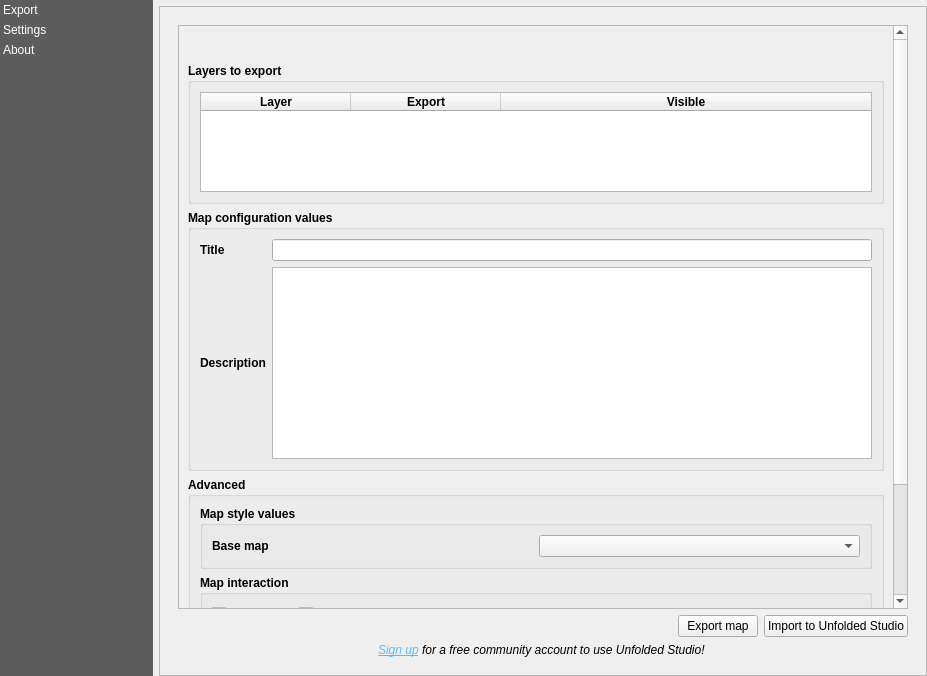
<?xml version="1.0" encoding="UTF-8"?>
<ui version="4.0">
 <class>main_dialog</class>
 <widget class="QDialog" name="main_dialog">
  <property name="windowModality">
   <enum>Qt::WindowModal</enum>
  </property>
  <property name="geometry">
   <rect>
     <x>0</x>
     <y>0</y>
     <width>927</width>
     <height>676</height>
   </rect>
  </property>
  <property name="windowTitle">
   <string>Unfolded</string>
  </property>
  <layout class="QHBoxLayout" name="horizontalLayout">
   <property name="leftMargin">
    <number>0</number>
   </property>
   <property name="topMargin">
    <number>0</number>
   </property>
   <property name="rightMargin">
    <number>0</number>
   </property>
   <property name="bottomMargin">
    <number>0</number>
   </property>
   <item>
    <widget class="QListWidget" name="menu_widget">
     <property name="sizePolicy">
      <sizepolicy hsizetype="Minimum" vsizetype="Expanding">
       <horstretch>0</horstretch>
       <verstretch>0</verstretch>
      </sizepolicy>
     </property>
     <property name="minimumSize">
      <size>
       <width>100</width>
       <height>200</height>
      </size>
     </property>
     <property name="maximumSize">
      <size>
       <width>153</width>
       <height>16777215</height>
      </size>
     </property>
     <property name="styleSheet">
      <string notr="true">QListWidget{
       background-color: rgb(69, 69, 69, 220);
       outline: 0;
       }
       QListWidget::item {
       color: white;
       padding: 3px;
       }
       QListWidget::item::selected {
       color: black;
       background-color:palette(Window);
       padding-right: 0px;
       }
      </string>
     </property>
     <property name="frameShape">
      <enum>QFrame::Box</enum>
     </property>
     <property name="lineWidth">
      <number>0</number>
     </property>
     <property name="iconSize">
      <size>
        <width>32</width>
        <height>32</height>
      </size>
     </property>
      <property name="uniformItemSizes">
        <bool>true</bool>
      </property>
      <property name="currentRow">
        <number>-1</number>
      </property>
      <item>
        <property name="text">
          <string>Export</string>
        </property>
      </item>
      <item>
        <property name="text">
          <string>Settings</string>
        </property>
      </item>
      <item>
        <property name="text">
          <string>About</string>
        </property>
      </item>
    </widget>
   </item>
    <item>
      <layout class="QVBoxLayout" name="verticalLayout">
        <item>
          <widget class="QgsMessageBar" name="message_bar">
            <property name="frameShape">
              <enum>QFrame::StyledPanel</enum>
            </property>
            <property name="frameShadow">
              <enum>QFrame::Raised</enum>
            </property>
          </widget>
        </item>
        <item>
          <widget class="QScrollArea" name="scrollArea">
            <property name="verticalScrollBarPolicy">
              <enum>Qt::ScrollBarAlwaysOff</enum>
            </property>
            <property name="widgetResizable">
              <bool>true</bool>
            </property>
            <widget class="QWidget" name="area_contents">
              <property name="geometry">
                <rect>
                  <x>0</x>
                  <y>0</y>
                  <width>764</width>
                  <height>666</height>
                </rect>
              </property>
              <property name="minimumSize">
                <size>
                  <width>760</width>
                  <height>0</height>
                </size>
              </property>
              <layout class="QVBoxLayout" name="verticalLayout_16">
                <item>
                  <widget class="QStackedWidget" name="stacked_widget">
                    <property name="currentIndex">
                      <number>0</number>
                    </property>
                    <widget class="QWidget" name="exporter">
                      <layout class="QVBoxLayout" name="verticalLayout_11">
                        <item>
                          <widget class="QScrollArea" name="scrollArea_2">
                            <property name="widgetResizable">
                              <bool>true</bool>
                            </property>
                            <widget class="QWidget" name="scrollAreaWidgetContents">
                              <property name="geometry">
                                <rect>
                                  <x>0</x>
                                  <y>0</y>
                                  <width>726</width>
                                  <height>572</height>
                                </rect>
                              </property>
                              <layout class="QVBoxLayout" name="verticalLayout_2">
                                <item>
                                  <layout class="QHBoxLayout" name="horizontalLayout_5">
                                    <item>
                                      <spacer name="horizontalSpacer_3">
                                        <property name="orientation">
                                          <enum>Qt::Horizontal</enum>
                                        </property>
                                        <property name="sizeHint" stdset="0">
                                          <size>
                                            <width>40</width>
                                            <height>20</height>
                                          </size>
                                        </property>
                                      </spacer>
                                    </item>
                                    <item>
                                      <widget class="QPushButton" name="btn_refresh">
                                        <property name="maximumSize">
                                          <size>
                                            <width>25</width>
                                            <height>25</height>
                                          </size>
                                        </property>
                                        <property name="toolTip">
                                          <string>Load Snapshot configuration from project...</string>
                                        </property>
                                        <property name="text">
                                          <string/>
                                        </property>
                     <property name="flat">
                      <bool>true</bool>
                     </property>
                    </widget>
                   </item>
                  </layout>
                 </item>
                 <item>
                  <widget class="QGroupBox" name="groupBox_6">
                   <property name="font">
                    <font>
                     <weight>75</weight>
                     <bold>true</bold>
                    </font>
                   </property>
                   <property name="title">
                    <string>Layers to export</string>
                   </property>
                   <layout class="QVBoxLayout" name="verticalLayout_13">
                    <item>
                     <widget class="QTableWidget" name="tw_layers">
                      <property name="minimumSize">
                       <size>
                        <width>0</width>
                        <height>100</height>
                       </size>
                      </property>
                      <property name="editTriggers">
                       <set>QAbstractItemView::NoEditTriggers</set>
                      </property>
                      <property name="selectionMode">
                       <enum>QAbstractItemView::NoSelection</enum>
                      </property>
                      <attribute name="horizontalHeaderCascadingSectionResizes">
                       <bool>false</bool>
                      </attribute>
                      <attribute name="horizontalHeaderMinimumSectionSize">
                       <number>100</number>
                      </attribute>
                      <attribute name="horizontalHeaderDefaultSectionSize">
                       <number>150</number>
                      </attribute>
                      <attribute name="horizontalHeaderShowSortIndicator" stdset="0">
                       <bool>false</bool>
                      </attribute>
                      <attribute name="horizontalHeaderStretchLastSection">
                       <bool>true</bool>
                      </attribute>
                      <attribute name="verticalHeaderDefaultSectionSize">
                       <number>30</number>
                      </attribute>
                      <column>
                       <property name="text">
                        <string>Layer</string>
                       </property>
                      </column>
                      <column>
                       <property name="text">
                        <string>Export</string>
                       </property>
                      </column>
                      <column>
                       <property name="text">
                        <string>Visible</string>
                       </property>
                      </column>
                     </widget>
                    </item>
                   </layout>
                  </widget>
                 </item>
                 <item>
                  <widget class="QgsCollapsibleGroupBox" name="gb_">
                   <property name="enabled">
                    <bool>true</bool>
                   </property>
                   <property name="sizePolicy">
                    <sizepolicy hsizetype="Preferred" vsizetype="Fixed">
                     <horstretch>0</horstretch>
                     <verstretch>0</verstretch>
                    </sizepolicy>
                   </property>
                   <property name="font">
                    <font>
                     <weight>75</weight>
                     <bold>true</bold>
                    </font>
                   </property>
                   <property name="title">
                    <string>Map configuration values</string>
                   </property>
                   <property name="flat">
                    <bool>true</bool>
                   </property>
                   <property name="collapsed">
                    <bool>false</bool>
                   </property>
                   <property name="scrollOnExpand">
                    <bool>true</bool>
                   </property>
                   <layout class="QGridLayout" name="gridLayout_8">
                    <item row="3" column="0">
                     <widget class="QLabel" name="label_14">
                      <property name="sizePolicy">
                       <sizepolicy hsizetype="Preferred" vsizetype="Fixed">
                        <horstretch>0</horstretch>
                        <verstretch>0</verstretch>
                       </sizepolicy>
                      </property>
                      <property name="font">
                       <font>
                        <weight>75</weight>
                        <bold>true</bold>
                       </font>
                      </property>
                      <property name="text">
                       <string>Description</string>
                      </property>
                     </widget>
                    </item>
                    <item row="2" column="2">
                     <widget class="QLineEdit" name="input_title"/>
                    </item>
                    <item row="2" column="0">
                     <widget class="QLabel" name="label_20">
                      <property name="sizePolicy">
                       <sizepolicy hsizetype="Preferred" vsizetype="Fixed">
                        <horstretch>0</horstretch>
                        <verstretch>0</verstretch>
                       </sizepolicy>
                      </property>
                      <property name="font">
                       <font>
                        <weight>75</weight>
                        <bold>true</bold>
                       </font>
                      </property>
                      <property name="text">
                       <string>Title</string>
                      </property>
                     </widget>
                    </item>
                    <item row="3" column="2">
                     <widget class="QTextEdit" name="input_description"/>
                    </item>
                   </layout>
                  </widget>
                 </item>
                 <item>
                  <widget class="QgsCollapsibleGroupBox" name="mGroupBox">
                   <property name="font">
                    <font>
                     <weight>75</weight>
                     <bold>true</bold>
                    </font>
                   </property>
                   <property name="title">
                    <string>Advanced</string>
                   </property>
                   <property name="collapsed">
                    <bool>true</bool>
                   </property>
                   <layout class="QVBoxLayout" name="verticalLayout_4">
                    <item>
                     <widget class="QgsCollapsibleGroupBox" name="gb_1">
                      <property name="enabled">
                       <bool>true</bool>
                      </property>
                      <property name="sizePolicy">
                       <sizepolicy hsizetype="Preferred" vsizetype="Fixed">
                        <horstretch>0</horstretch>
                        <verstretch>0</verstretch>
                       </sizepolicy>
                      </property>
                      <property name="font">
                       <font>
                        <weight>75</weight>
                        <bold>true</bold>
                       </font>
                      </property>
                      <property name="title">
                       <string>Map style values</string>
                      </property>
                      <property name="flat">
                       <bool>true</bool>
                      </property>
                      <property name="collapsed">
                       <bool>false</bool>
                      </property>
                      <property name="scrollOnExpand">
                       <bool>true</bool>
                      </property>
                      <layout class="QGridLayout" name="gridLayout_9">
                       <item row="0" column="1">
                        <widget class="QComboBox" name="cb_basemap"/>
                       </item>
                       <item row="0" column="0">
                        <widget class="QLabel" name="label_21">
                         <property name="sizePolicy">
                          <sizepolicy hsizetype="Preferred" vsizetype="Fixed">
                           <horstretch>0</horstretch>
                           <verstretch>0</verstretch>
                          </sizepolicy>
                         </property>
                         <property name="font">
                          <font>
                           <weight>75</weight>
                           <bold>true</bold>
                          </font>
                         </property>
                         <property name="text">
                          <string>Base map</string>
                         </property>
                        </widget>
                       </item>
                      </layout>
                     </widget>
                    </item>
                    <item>
                     <widget class="QgsCollapsibleGroupBox" name="gb_2">
                      <property name="enabled">
                       <bool>true</bool>
                      </property>
                      <property name="sizePolicy">
                       <sizepolicy hsizetype="Preferred" vsizetype="Fixed">
                        <horstretch>0</horstretch>
                        <verstretch>0</verstretch>
                       </sizepolicy>
                      </property>
                      <property name="font">
                       <font>
                        <weight>75</weight>
                        <bold>true</bold>
                       </font>
                      </property>
                      <property name="title">
                       <string>Map interaction</string>
                      </property>
                      <property name="flat">
                       <bool>true</bool>
                      </property>
                      <property name="collapsed">
                       <bool>false</bool>
                      </property>
                      <property name="scrollOnExpand">
                       <bool>true</bool>
                      </property>
                      <layout class="QFormLayout" name="formLayout">
                       <item row="0" column="0">
                        <widget class="QCheckBox" name="cb_tooltip">
                         <property name="text">
                          <string>Tooltip</string>
                         </property>
                        </widget>
                       </item>
                       <item row="2" column="0">
                        <widget class="QCheckBox" name="cb_geocoder">
                         <property name="text">
                          <string>Geocoder</string>
                         </property>
                        </widget>
                       </item>
                       <item row="0" column="1">
                        <widget class="QCheckBox" name="cb_brush">
                         <property name="text">
                          <string>Brush</string>
                         </property>
                        </widget>
                       </item>
                       <item row="2" column="1">
                        <widget class="QCheckBox" name="cb_coordinate">
                         <property name="text">
                          <string>Coordinate</string>
                         </property>
                        </widget>
                       </item>
                      </layout>
                     </widget>
                    </item>
                    <item>
                     <widget class="QgsCollapsibleGroupBox" name="gb_3">
                      <property name="enabled">
                       <bool>true</bool>
                      </property>
                      <property name="sizePolicy">
                       <sizepolicy hsizetype="Preferred" vsizetype="Fixed">
                        <horstretch>0</horstretch>
                        <verstretch>0</verstretch>
                       </sizepolicy>
                      </property>
                      <property name="font">
                       <font>
                        <weight>75</weight>
                        <bold>true</bold>
                       </font>
                      </property>
                      <property name="title">
                       <string>Visualization state</string>
                      </property>
                      <property name="flat">
                       <bool>true</bool>
                      </property>
                      <property name="collapsed">
                       <bool>false</bool>
                      </property>
                      <property name="scrollOnExpand">
                       <bool>true</bool>
                      </property>
                      <layout class="QGridLayout" name="gridLayout_11">
                       <item row="0" column="0">
                        <widget class="QLabel" name="label_23">
                         <property name="sizePolicy">
                          <sizepolicy hsizetype="Preferred" vsizetype="Fixed">
                           <horstretch>0</horstretch>
                           <verstretch>0</verstretch>
                          </sizepolicy>
                         </property>
                         <property name="font">
                          <font>
                           <weight>75</weight>
                           <bold>true</bold>
                          </font>
                         </property>
                         <property name="text">
                          <string>Layer blending</string>
                         </property>
                        </widget>
                       </item>
                       <item row="0" column="1">
                        <widget class="QComboBox" name="cb_layer_blending"/>
                       </item>
                      </layout>
                     </widget>
                    </item>
                   </layout>
                  </widget>
                 </item>
                </layout>
               </widget>
              </widget>
             </item>
             <item>
              <layout class="QHBoxLayout" name="horizontalLayout_3">
               <item>
                 <spacer name="horizontalSpacer_2">
                   <property name="orientation">
                     <enum>Qt::Horizontal</enum>
                   </property>
                   <property name="sizeHint" stdset="0">
                     <size>
                       <width>40</width>
                       <height>20</height>
                     </size>
                   </property>
                 </spacer>
               </item>
                <item>
                  <widget class="QPushButton" name="btn_export">
                    <property name="text">
                      <string>Export map</string>
                    </property>
                    <property name="iconSize">
                      <size>
                        <width>16</width>
                        <height>16</height>
                      </size>
                    </property>
                    <property name="flat">
                      <bool>false</bool>
                    </property>
                  </widget>
                </item>
                <item>
                  <widget class="QPushButton" name="btn_open_studio">
                    <property name="maximumSize">
                      <size>
                        <width>1000</width>
                        <height>1000</height>
                      </size>
                    </property>
                    <property name="toolTip">
                      <string>Open Unfolded Studio and export to web</string>
                    </property>
                    <property name="text">
                      <string>Import to Unfolded Studio</string>
                    </property>
                    <property name="iconSize">
                      <size>
                        <width>20</width>
                        <height>20</height>
                      </size>
                    </property>
                    <property name="checkable">
                      <bool>false</bool>
                    </property>
                    <property name="flat">
                      <bool>false</bool>
                    </property>
                  </widget>
                </item>
              </layout>
             </item>
                        <item>
                          <widget class="QLabel" name="signup_text">
                            <property name="font">
                              <font>
                                <italic>true</italic>
                              </font>
                            </property>
                            <property name="text">
                              <string>&lt;html&gt;&lt;head/&gt;&lt;body&gt;&lt;p&gt;&lt;a href=&quot;https://studio.unfolded.ai/home&quot;&gt;&lt;span style=&quot; text-decoration: underline; color:#5cbbff;&quot;&gt;Sign up&lt;/span&gt;&lt;/a&gt; for a free community account to use Unfolded Studio! &lt;/p&gt;&lt;/body&gt;&lt;/html&gt;</string>
                            </property>
                            <property name="textFormat">
                              <enum>Qt::AutoText</enum>
                            </property>
                            <property name="alignment">
                              <set>Qt::AlignCenter</set>
                            </property>
                            <property name="openExternalLinks">
                              <bool>true</bool>
                            </property>
                          </widget>
                        </item>
                      </layout>
           </widget>
           <widget class="QWidget" name="settings">
            <layout class="QVBoxLayout" name="verticalLayout_15">
             <item>
              <widget class="QgsCollapsibleGroupBox" name="mGroupBox_4">
               <property name="sizePolicy">
                <sizepolicy hsizetype="Preferred" vsizetype="Fixed">
                 <horstretch>0</horstretch>
                 <verstretch>0</verstretch>
                </sizepolicy>
               </property>
               <property name="title">
                <string>Export</string>
               </property>
               <layout class="QVBoxLayout" name="verticalLayout_10">
                <item>
                 <layout class="QGridLayout" name="gridLayout_7">
                  <item row="0" column="1">
                   <widget class="QgsFileWidget" name="f_conf_output">
                    <property name="sizePolicy">
                     <sizepolicy hsizetype="Preferred" vsizetype="Fixed">
                      <horstretch>0</horstretch>
                      <verstretch>0</verstretch>
                     </sizepolicy>
                    </property>
                    <property name="storageMode">
                     <enum>QgsFileWidget::GetDirectory</enum>
                    </property>
                   </widget>
                  </item>
                  <item row="0" column="0">
                   <widget class="QLabel" name="label_level_file_2">
                    <property name="sizePolicy">
                     <sizepolicy hsizetype="Preferred" vsizetype="Fixed">
                      <horstretch>0</horstretch>
                      <verstretch>0</verstretch>
                     </sizepolicy>
                    </property>
                    <property name="text">
                     <string>Configuration output directory</string>
                    </property>
                   </widget>
                  </item>
                 </layout>
                </item>
               </layout>
              </widget>
             </item>
             <item>
              <widget class="QgsCollapsibleGroupBox" name="mGroupBox_5">
               <property name="sizePolicy">
                <sizepolicy hsizetype="Preferred" vsizetype="Fixed">
                 <horstretch>0</horstretch>
                 <verstretch>0</verstretch>
                </sizepolicy>
               </property>
               <property name="title">
                <string>General</string>
               </property>
               <layout class="QVBoxLayout" name="verticalLayout_14">
                <item>
                 <layout class="QVBoxLayout" name="verticalLayout_12">
                  <item>
                   <layout class="QGridLayout" name="gridLayout_10">
                    <item row="0" column="0">
                     <widget class="QLabel" name="label_level_file_3">
                      <property name="minimumSize">
                       <size>
                        <width>250</width>
                        <height>0</height>
                       </size>
                      </property>
                      <property name="text">
                       <string>Mapbox API Token</string>
                      </property>
                     </widget>
                    </item>
                    <item row="0" column="1">
                     <widget class="QLineEdit" name="le_mapbox_token"/>
                    </item>
                   </layout>
                  </item>
                  <item>
                   <widget class="QLabel" name="label_2">
                    <property name="font">
                     <font>
                      <italic>true</italic>
                     </font>
                    </property>
                    <property name="text">
                      <string>The token is only used inside QGIS to add the default basemaps from Unfolded Studio and to make cartographic design process easier. The key will not be exported from QGIS.</string>
                    </property>
                    <property name="wordWrap">
                     <bool>true</bool>
                    </property>
                   </widget>
                  </item>
                  <item>
                   <layout class="QHBoxLayout" name="horizontalLayout_6">
                    <item>
                     <spacer name="horizontalSpacer_4">
                      <property name="orientation">
                       <enum>Qt::Horizontal</enum>
                      </property>
                      <property name="sizeHint" stdset="0">
                       <size>
                        <width>40</width>
                        <height>20</height>
                       </size>
                      </property>
                     </spacer>
                    </item>
                    <item>
                     <widget class="QPushButton" name="btn_add_basemaps">
                      <property name="text">
                       <string>Add WMTS basemaps</string>
                      </property>
                     </widget>
                    </item>
                   </layout>
                  </item>
                 </layout>
                </item>
               </layout>
              </widget>
             </item>
             <item>
              <widget class="QgsCollapsibleGroupBox" name="mGroupBox_3">
               <property name="sizePolicy">
                <sizepolicy hsizetype="Preferred" vsizetype="Fixed">
                 <horstretch>0</horstretch>
                 <verstretch>0</verstretch>
                </sizepolicy>
               </property>
               <property name="title">
                <string>Logging</string>
               </property>
               <layout class="QVBoxLayout" name="verticalLayout_8">
                <item>
                 <layout class="QGridLayout" name="gridLayout_5">
                  <item row="1" column="0">
                   <widget class="QLabel" name="label_level_console">
                    <property name="sizePolicy">
                     <sizepolicy hsizetype="Preferred" vsizetype="Fixed">
                      <horstretch>0</horstretch>
                      <verstretch>0</verstretch>
                     </sizepolicy>
                    </property>
                    <property name="text">
                     <string>Console level</string>
                    </property>
                   </widget>
                  </item>
                  <item row="1" column="1">
                   <widget class="QComboBox" name="combo_box_log_level_console"/>
                  </item>
                  <item row="0" column="0">
                   <widget class="QLabel" name="label_level_file">
                    <property name="sizePolicy">
                     <sizepolicy hsizetype="Preferred" vsizetype="Fixed">
                      <horstretch>0</horstretch>
                      <verstretch>0</verstretch>
                     </sizepolicy>
                    </property>
                    <property name="text">
                     <string>File level</string>
                    </property>
                   </widget>
                  </item>
                  <item row="0" column="1">
                   <widget class="QComboBox" name="combo_box_log_level_file"/>
                  </item>
                 </layout>
                </item>
                <item>
                 <widget class="QLabel" name="label">
                  <property name="font">
                   <font>
                    <italic>true</italic>
                   </font>
                  </property>
                  <property name="text">
                   <string>QGIS must be restarted in order to apply changes in log levels</string>
                  </property>
                 </widget>
                </item>
                <item>
                 <layout class="QHBoxLayout" name="horizontalLayout_2">
                  <item>
                   <spacer name="horizontalSpacer">
                    <property name="orientation">
                     <enum>Qt::Horizontal</enum>
                    </property>
                    <property name="sizeHint" stdset="0">
                     <size>
                      <width>40</width>
                      <height>20</height>
                     </size>
                    </property>
                   </spacer>
                  </item>
                  <item>
                   <widget class="QPushButton" name="btn_open_log">
                    <property name="text">
                     <string>Open most recent log file</string>
                    </property>
                   </widget>
                  </item>
                 </layout>
                </item>
               </layout>
              </widget>
             </item>
            </layout>
           </widget>
           <widget class="QWidget" name="about">
            <layout class="QVBoxLayout" name="verticalLayout_3">
             <item>
              <widget class="QGroupBox" name="groupBox_5">
               <property name="sizePolicy">
                <sizepolicy hsizetype="Preferred" vsizetype="Preferred">
                 <horstretch>0</horstretch>
                 <verstretch>0</verstretch>
                </sizepolicy>
               </property>
               <property name="title">
                <string>Unfolded Studio</string>
               </property>
               <layout class="QVBoxLayout" name="verticalLayout_9">
                <item>
                 <layout class="QGridLayout" name="gridLayout_6">
                  <property name="sizeConstraint">
                   <enum>QLayout::SetNoConstraint</enum>
                  </property>
                  <item row="1" column="1">
                   <widget class="QLabel" name="label_gispo_2">
                    <property name="sizePolicy">
                     <sizepolicy hsizetype="Preferred" vsizetype="Preferred">
                      <horstretch>0</horstretch>
                      <verstretch>0</verstretch>
                     </sizepolicy>
                    </property>
                    <property name="text">
                      <string>&lt;html&gt;&lt;head/&gt;&lt;body&gt;&lt;p&gt;&lt;a href=&quot;https://studio.unfolded.ai/&quot;&gt;&lt;span style=&quot; text-decoration: underline; color:#5cbbff;&quot;&gt;Unfolded Studio&lt;/span&gt;&lt;/a&gt;&lt;/p&gt;&lt;/body&gt;&lt;/html&gt;</string>
                    </property>
                    <property name="openExternalLinks">
                     <bool>true</bool>
                    </property>
                   </widget>
                  </item>
                  <item row="0" column="0">
                   <widget class="QLabel" name="label_3">
                    <property name="text">
                     <string>Plugin documentation</string>
                    </property>
                   </widget>
                  </item>
                  <item row="0" column="1">
                   <widget class="QLabel" name="label_4">
                    <property name="text">
                      <string>&lt;html&gt;&lt;head/&gt;&lt;body&gt;&lt;p&gt;&lt;a href=&quot;https://docs.unfolded.ai/integrations/qgis&quot;&gt;&lt;span style=&quot; text-decoration: underline; color:#5cbbff;&quot;&gt;https://docs.unfolded.ai/integrations/qgis&lt;/span&gt;&lt;/a&gt;&lt;/p&gt;&lt;/body&gt;&lt;/html&gt;</string>
                    </property>
                    <property name="openExternalLinks">
                     <bool>true</bool>
                    </property>
                   </widget>
                  </item>
                  <item row="1" column="0">
                   <widget class="QLabel" name="label_development_2">
                    <property name="sizePolicy">
                     <sizepolicy hsizetype="Preferred" vsizetype="Preferred">
                      <horstretch>0</horstretch>
                      <verstretch>0</verstretch>
                     </sizepolicy>
                    </property>
                    <property name="text">
                     <string>Studio</string>
                    </property>
                   </widget>
                  </item>
                  <item row="2" column="1">
                   <widget class="QLabel" name="label_gispo_3">
                    <property name="sizePolicy">
                     <sizepolicy hsizetype="Preferred" vsizetype="Preferred">
                      <horstretch>0</horstretch>
                      <verstretch>0</verstretch>
                     </sizepolicy>
                    </property>
                    <property name="text">
                      <string>&lt;html&gt;&lt;head/&gt;&lt;body&gt;&lt;p&gt;&lt;a href=&quot;https://docs.unfolded.ai/&quot;&gt;&lt;span style=&quot; text-decoration: underline; color:#5cbbff;&quot;&gt;Unfolded Studio Documentation&lt;/span&gt;&lt;/a&gt;&lt;/p&gt;&lt;/body&gt;&lt;/html&gt;</string>
                    </property>
                    <property name="openExternalLinks">
                     <bool>true</bool>
                    </property>
                   </widget>
                  </item>
                  <item row="2" column="0">
                   <widget class="QLabel" name="label_development_3">
                    <property name="sizePolicy">
                     <sizepolicy hsizetype="Preferred" vsizetype="Preferred">
                      <horstretch>0</horstretch>
                      <verstretch>0</verstretch>
                     </sizepolicy>
                    </property>
                    <property name="text">
                     <string>Documentation</string>
                    </property>
                   </widget>
                  </item>
                 </layout>
                </item>
               </layout>
              </widget>
             </item>
             <item>
              <widget class="QGroupBox" name="groupBox_3">
               <property name="sizePolicy">
                <sizepolicy hsizetype="Preferred" vsizetype="Preferred">
                 <horstretch>0</horstretch>
                 <verstretch>0</verstretch>
                </sizepolicy>
               </property>
               <property name="title">
                <string>Attributions</string>
               </property>
               <layout class="QVBoxLayout" name="verticalLayout_6">
                <item>
                 <layout class="QGridLayout" name="gridLayout_3">
                  <property name="sizeConstraint">
                   <enum>QLayout::SetNoConstraint</enum>
                  </property>
                  <item row="0" column="0">
                   <widget class="QLabel" name="label_development">
                    <property name="sizePolicy">
                     <sizepolicy hsizetype="Preferred" vsizetype="Preferred">
                      <horstretch>0</horstretch>
                      <verstretch>0</verstretch>
                     </sizepolicy>
                    </property>
                    <property name="text">
                     <string>Main plugin development</string>
                    </property>
                   </widget>
                  </item>
                  <item row="0" column="1">
                   <widget class="QLabel" name="label_gispo">
                    <property name="sizePolicy">
                     <sizepolicy hsizetype="Preferred" vsizetype="Preferred">
                      <horstretch>0</horstretch>
                      <verstretch>0</verstretch>
                     </sizepolicy>
                    </property>
                    <property name="text">
                      <string>&lt;html&gt;&lt;head/&gt;&lt;body&gt;&lt;p&gt;&lt;a href=&quot;https://www.gispo.fi/en/home/&quot;&gt;&lt;span style=&quot; text-decoration: underline; color:#00b9d3;&quot;&gt;Gispo Ltd.&lt;/span&gt;&lt;/a&gt;&lt;span style=&quot; color:#00b9d3;&quot;/&gt;&lt;/p&gt;&lt;/body&gt;&lt;/html&gt;</string>
                    </property>
                    <property name="openExternalLinks">
                     <bool>true</bool>
                    </property>
                   </widget>
                  </item>
                 </layout>
                </item>
               </layout>
              </widget>
             </item>
             <item>
              <widget class="QGroupBox" name="groupBox_2">
               <property name="sizePolicy">
                <sizepolicy hsizetype="Preferred" vsizetype="Preferred">
                 <horstretch>0</horstretch>
                 <verstretch>0</verstretch>
                </sizepolicy>
               </property>
               <property name="title">
                <string>Sources</string>
               </property>
               <layout class="QVBoxLayout" name="verticalLayout_5">
                 <item>
                   <layout class="QGridLayout" name="gridLayout_2">
                     <item row="0" column="1">
                       <widget class="QLabel" name="label_source">
                         <property name="sizePolicy">
                           <sizepolicy hsizetype="Preferred" vsizetype="Preferred">
                             <horstretch>0</horstretch>
                             <verstretch>0</verstretch>
                           </sizepolicy>
                         </property>
                         <property name="text">
                           <string>&lt;html&gt;&lt;head/&gt;&lt;body&gt;&lt;p&gt;&lt;a href=&quot;https://github.com/UnfoldedInc/qgis-plugin&quot;&gt;&lt;span style=&quot; text-decoration: underline; color:#5cbbff;&quot;&gt;https://github.com/UnfoldedInc/qgis-plugin&lt;/span&gt;&lt;/a&gt;&lt;span style=&quot; color:#5cbbff;&quot;/&gt;&lt;/p&gt;&lt;/body&gt;&lt;/html&gt;</string>
                         </property>
                         <property name="openExternalLinks">
                           <bool>true</bool>
                         </property>
                       </widget>
                     </item>
                     <item row="0" column="0">
                       <widget class="QLabel" name="label_gsource">
                         <property name="sizePolicy">
                           <sizepolicy hsizetype="Preferred" vsizetype="Preferred">
                             <horstretch>0</horstretch>
                             <verstretch>0</verstretch>
                           </sizepolicy>
                         </property>
                         <property name="text">
                           <string>Unfolded Studio Plugin repository</string>
                         </property>
                       </widget>
                     </item>
                   </layout>
                 </item>
               </layout>
              </widget>
             </item>
             <item>
              <widget class="QGroupBox" name="groupBox_4">
               <property name="sizePolicy">
                <sizepolicy hsizetype="Preferred" vsizetype="Preferred">
                 <horstretch>0</horstretch>
                 <verstretch>0</verstretch>
                </sizepolicy>
               </property>
               <property name="title">
                <string>Versions</string>
               </property>
               <layout class="QVBoxLayout" name="verticalLayout_7">
                <item>
                 <layout class="QGridLayout" name="gridLayout_4">
                  <item row="0" column="1">
                   <widget class="QLabel" name="label_version">
                    <property name="sizePolicy">
                     <sizepolicy hsizetype="Preferred" vsizetype="Fixed">
                      <horstretch>0</horstretch>
                      <verstretch>0</verstretch>
                     </sizepolicy>
                    </property>
                    <property name="text">
                     <string>&lt;placeholder&gt;</string>
                    </property>
                   </widget>
                  </item>
                  <item row="0" column="0">
                   <widget class="QLabel" name="label_version_txt">
                    <property name="sizePolicy">
                     <sizepolicy hsizetype="Preferred" vsizetype="Preferred">
                      <horstretch>0</horstretch>
                      <verstretch>0</verstretch>
                     </sizepolicy>
                    </property>
                    <property name="text">
                     <string>Unfolded Studio Plugin</string>
                    </property>
                   </widget>
                  </item>
                 </layout>
                </item>
               </layout>
              </widget>
             </item>
             <item>
              <widget class="QGroupBox" name="groupBox">
               <property name="sizePolicy">
                <sizepolicy hsizetype="Preferred" vsizetype="Preferred">
                 <horstretch>0</horstretch>
                 <verstretch>0</verstretch>
                </sizepolicy>
               </property>
               <property name="title">
                <string>Licenses</string>
               </property>
               <layout class="QHBoxLayout" name="horizontalLayout_11">
                <item>
                 <layout class="QGridLayout" name="gridLayout">
                  <item row="0" column="0">
                   <widget class="QLabel" name="label_plugin">
                    <property name="sizePolicy">
                     <sizepolicy hsizetype="Preferred" vsizetype="Fixed">
                      <horstretch>0</horstretch>
                      <verstretch>0</verstretch>
                     </sizepolicy>
                    </property>
                    <property name="text">
                     <string>Unfolded Studio Plugin</string>
                    </property>
                   </widget>
                  </item>
                  <item row="0" column="1">
                   <widget class="QLabel" name="label_gpl2">
                    <property name="sizePolicy">
                     <sizepolicy hsizetype="Preferred" vsizetype="Fixed">
                      <horstretch>0</horstretch>
                      <verstretch>0</verstretch>
                     </sizepolicy>
                    </property>
                    <property name="text">
                      <string>&lt;html&gt;&lt;head/&gt;&lt;body&gt;&lt;p&gt;&lt;a href=&quot;https://www.gnu.org/licenses/old-licenses/gpl-2.0.en.html&quot;&gt;&lt;span style=&quot; text-decoration: underline; color:#5cbbff;&quot;&gt;Licence GPL Version 2&lt;/span&gt;&lt;/a&gt;&lt;span style=&quot; color:#5cbbff;&quot;/&gt;&lt;/p&gt;&lt;/body&gt;&lt;/html&gt;</string>
                    </property>
                    <property name="openExternalLinks">
                     <bool>true</bool>
                    </property>
                   </widget>
                  </item>
                 </layout>
                </item>
               </layout>
              </widget>
             </item>
            </layout>
           </widget>
                  </widget>
                </item>
              </layout>
            </widget>
          </widget>
        </item>
      </layout>
    </item>
  </layout>
 </widget>
  <customwidgets>
    <customwidget>
      <class>QgsCollapsibleGroupBox</class>
      <extends>QGroupBox</extends>
      <header>qgscollapsiblegroupbox.h</header>
      <container>1</container>
    </customwidget>
    <customwidget>
      <class>QgsFileWidget</class>
      <extends>QWidget</extends>
      <header>qgsfilewidget.h</header>
      <container>1</container>
    </customwidget>
    <customwidget>
      <class>QgsMessageBar</class>
      <extends>QFrame</extends>
      <header>qgis.gui</header>
      <container>1</container>
    </customwidget>
  </customwidgets>
  <resources/>
  <connections/>
</ui>
